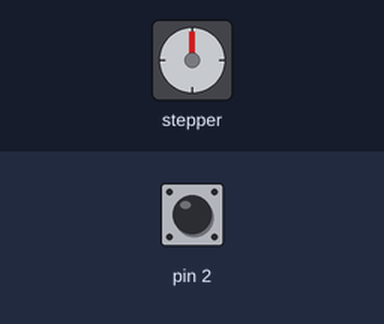
Simulated run of this sketch. Board: Arduino Uno, built with avr-gcc and run on an emulated ATmega328P. Shown: stepper motor. The test bench sets the inputs (shaded band); at power-on: pin 2 HIGH. Stepper angles assume 1024 steps per turn.

Above: at 1.8 s.
1.9 s: pin 2 driven LOW
At 3.2 s:
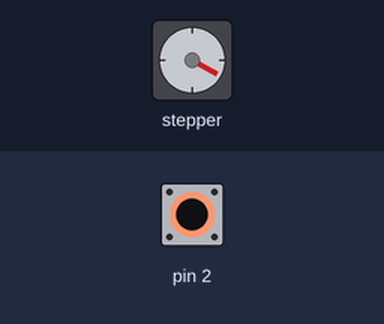
4.9 s: pin 2 pulsed HIGH 2 times (0.12 s each, 0.3 s apart)
8.2 s: pin 2 pulsed HIGH 5 times (0.12 s each, 0.3 s apart)
12.7 s: pin 2 driven HIGH
At 13.0 s:
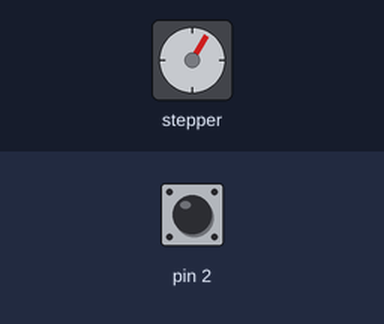
14.2 s: pin 2 driven LOW
At 15.4 s:
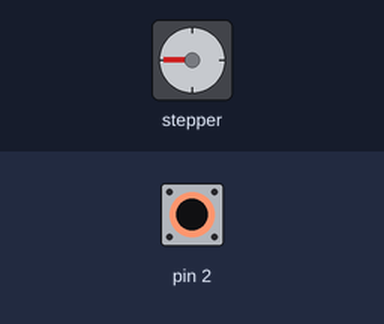
20.2 s: pin 2 driven HIGH
At 21.1 s:
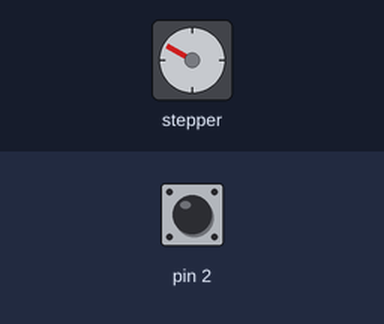
Timing chart, 0 to 22.7 s (numbered marks = the images above; inputs shaded):
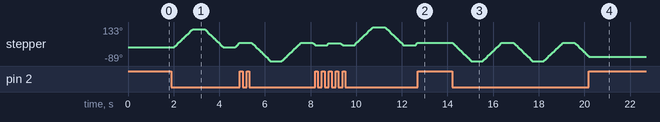

The sketch:

3_stepper_run.ino
```cpp
/***
Example Code to make a stepper motor move without stopping the sketch
***/

// We are using the CheapStepper library
#include <CheapStepper.h>

// Connect pins 8,9,10,11 to IN1,IN2,IN3,IN4 on ULN2003 board
CheapStepper stepper (8,9,10,11);

// This number defines how many steps are needed per one revolution (round)
// by default the value is 4096, the stepper motor in Miuzei(from the library) needs 1024.
// If your motor is only turning 90 degree instead of the full round
// you need to change this value to 4096

const int stepsPerRevolution = 1024;

bool moveClockwise = true;
int stepsLeft = 0; // how many steps are left from the current movement

void setup()
{

  // Start serial
  Serial.begin(9600);
  // Stepper Setups
  stepper.setRpm(6);  // The default is ~16.25rpm
  // Range: 6RPM - 14RPM when powered from Arduino
  //        2RPM - 24RPM when powered from other resources
  stepper.setTotalSteps(stepsPerRevolution);
}

void loop() {

  if (digitalRead(2) == 0) {
    stepper.run(); // you need this line to see the stepper running
  } else {
    stepper.stop();
  }

  ////////////////////////////////
  // now the stepper is moving, //
  // let's do some other stuff! //
  ////////////////////////////////

  stepsLeft = stepper.getStepsLeft();
  // if the current move is done...
  if (stepsLeft == 0){
    delay(500);
    //Serial.println("0");
    // let's start a new move in the reverse direction
    moveClockwise = !moveClockwise; // reverse direction
    stepper.newMoveDegrees(moveClockwise, 120); // move 120 degrees from current position

    // Or use newMove()
    // stepper.newMove(moveClockwise, stepsPerRevolution/3);
  }

}
```

Measured:
- after the input at 1.9 s, stepper: turns 119° clockwise in 0.83 s, then 119° counter-clockwise in 0.83 s, then 29° clockwise in 0.20 s
- after the input at 12.7 s, stepper: goes on until 12.7 s, then stays 31°
- after the input at 14.2 s, stepper: turns 120° counter-clockwise in 0.84 s, then 120° clockwise in 0.83 s, then 120° counter-clockwise in 0.84 s, then 120° clockwise in 0.83 s, and so on
- after the input at 20.2 s, stepper: goes on until 20.2 s, then stays -61°
